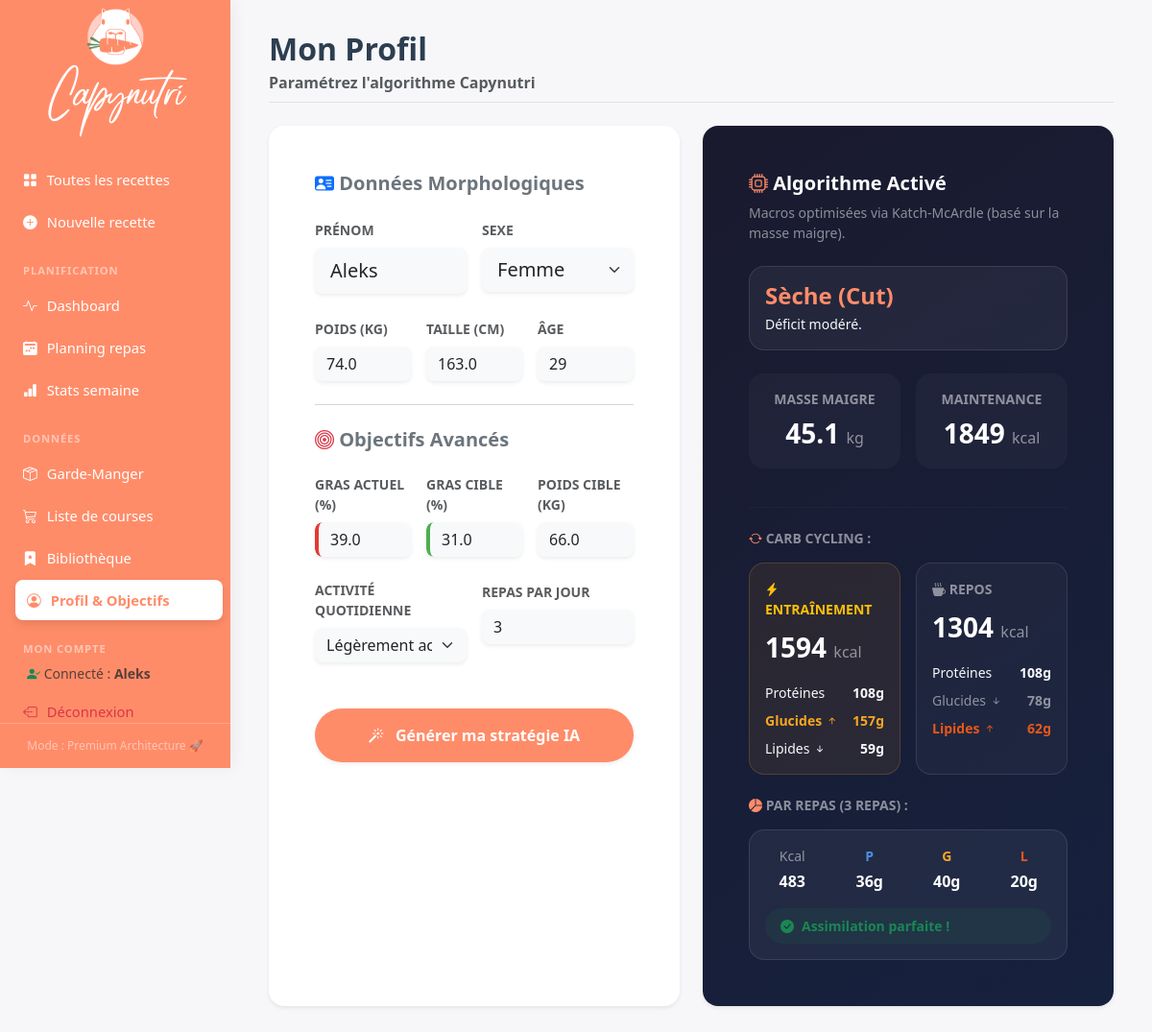
Screenshot of /profile (signed in) with the database file from the repository.
### tables this page shows
CREATE TABLE users (
                id INTEGER PRIMARY KEY AUTOINCREMENT,
                username TEXT UNIQUE NOT NULL,
                password_hash TEXT NOT NULL,
                created_at TIMESTAMP DEFAULT CURRENT_TIMESTAMP
            );

CREATE TABLE user_profile (
                id             INTEGER PRIMARY KEY AUTOINCREMENT,
                user_id        INTEGER UNIQUE REFERENCES users(id),
                name           TEXT,
                weight_kg      REAL, height_cm REAL, age INTEGER,
                sex            TEXT,
                activity_level TEXT DEFAULT 'moderate',
                goal           TEXT DEFAULT 'maintain',
                meals_per_day  INTEGER DEFAULT 3,
                current_bf_pct REAL,
                goal_weight_kg REAL,
                goal_bf_pct    REAL,
                updated_at     TIMESTAMP DEFAULT CURRENT_TIMESTAMP
            );

### routes/tracking.py (the view, shortened to what this page needs)
@tracking_bp.route("/profile", methods=["GET","POST"])
@login_required
def profile():
    p = crud.get_profile(current_user.id)
    smart = calculate_smart_strategy(p)
    eff = get_effective_goals(p)
    return render_template("profile.html",
                           profile=p,
                           smart=smart,
                           eff=eff,
                           activity_labels=ACTIVITY_LABELS,
                           goal_labels=GOAL_LABELS)

### templates/profile.html (shortened to what this page needs)
{% extends "base.html" %}
{% block content %}
<div class="d-flex align-items-center justify-content-between mb-4 pb-2 border-bottom">
  <div>
    <h2 class="mb-1 fw-bold" style="color: #2c3e50;">Mon Profil</h2>
    <span class="text-muted fw-bold">Paramétrez l'algorithme Capynutri</span>
  </div>
</div>
<div class="row g-4 mb-5">
  <div class="col-lg-6">
    <div class="card border-0 shadow-sm rounded-4 bg-white h-100">
      <div class="card-body p-4 p-md-5">
        <h5 class="fw-bold text-secondary mb-4"><i class="bi bi-person-vcard-fill text-primary"></i> Données Morphologiques</h5>
        <form method="post">
          <div class="row g-3 mb-4">
            <div class="col-sm-6">
              <label class="form-label small fw-bold text-muted text-uppercase">Prénom</label>
              <input class="form-control form-control-lg bg-light border-0 shadow-sm" name="name" value="{{ profile.name }}">
            </div>
            <div class="col-sm-6">
              <label class="form-label small fw-bold text-muted text-uppercase">Sexe</label>
              <select class="form-select form-select-lg bg-light border-0 shadow-sm" name="sex">
                <option value="F" {% if profile.sex == 'F' %}selected{% endif %}>Femme</option>
              </select>
            </div>
          </div>
          <div class="row g-3 mb-4">
            <div class="col-sm-4">
              <label class="form-label small fw-bold text-muted text-uppercase">Poids (kg)</label>
              <input type="number" step="0.1" class="form-control bg-light border-0 shadow-sm" name="weight_kg" value="{{ profile.weight_kg or '' }}">
            </div>
            <div class="col-sm-4">
              <label class="form-label small fw-bold text-muted text-uppercase">Taille (cm)</label>
              <input type="number" step="1" class="form-control bg-light border-0 shadow-sm" name="height_cm" value="{{ profile.height_cm or '' }}">
            </div>
            <div class="col-sm-4">
              <label class="form-label small fw-bold text-muted text-uppercase">Âge</label>
              <input type="number" class="form-control bg-light border-0 shadow-sm" name="age" value="{{ profile.age or '' }}">
            </div>
          </div>
          <hr class="text-muted my-4">
          <h5 class="fw-bold text-secondary mb-4"><i class="bi bi-bullseye text-danger"></i> Objectifs Avancés</h5>
          <div class="row g-3 mb-4">
            <div class="col-sm-4">
              <label class="form-label small fw-bold text-muted text-uppercase">Gras Actuel (%)</label>
              <div class="input-group shadow-sm rounded-3 overflow-hidden">
                <input type="number" step="0.1" class="form-control border-0 bg-light" style="border-left: 4px solid #e53935 !important;" name="current_bf_pct" value="{{ profile.current_bf_pct or '' }}" placeholder="ex: 18">
              </div>
            </div>
            <div class="col-sm-4">
              <label class="form-label small fw-bold text-muted text-uppercase">Gras Cible (%)</label>
              <div class="input-group shadow-sm rounded-3 overflow-hidden">
                <input type="number" step="0.1" class="form-control border-0 bg-light" style="border-left: 4px solid #4caf50 !important;" name="goal_bf_pct" value="{{ profile.goal_bf_pct or '' }}" placeholder="ex: 12">
              </div>
            </div>
            <div class="col-sm-4">
              <label class="form-label small fw-bold text-muted text-uppercase">Poids Cible (kg)</label>
              <input type="number" step="0.1" class="form-control bg-light border-0 shadow-sm" name="goal_weight_kg" value="{{ profile.goal_weight_kg or '' }}">
            </div>
          </div>
          <div class="row g-3 mb-5">
            <div class="col-sm-6">
              <label class="form-label small fw-bold text-muted text-uppercase">Activité Quotidienne</label>
              <select class="form-select bg-light border-0 shadow-sm" name="activity_level">
                {% for k, v in activity_labels.items() %}
                <option value="{{ k }}" {% if profile.activity_level == k %}selected{% endif %}>{{ v }}</option>
                {% endfor %}
              </select>
            </div>
            <div class="col-sm-6">
              <label class="form-label small fw-bold text-muted text-uppercase">Repas par jour</label>
              <input type="number" class="form-control bg-light border-0 shadow-sm" name="meals_per_day" value="{{ profile.meals_per_day or 3 }}">
            </div>
          </div>
          <button type="submit" class="btn btn-dark w-100 fw-bold py-3 rounded-pill shadow-sm" style="background-color: var(--accent); border: none;">
            <i class="bi bi-magic me-2"></i> Générer ma stratégie IA
          </button>
        </form>
      </div>
    </div>
  </div>
  <div class="col-lg-6">
    {% if smart %}
    <div class="card border-0 shadow-sm rounded-4 h-100 text-white overflow-hidden" style="background: linear-gradient(145deg, #1a1a2e 0%, #16213e 100%);">
      <div class="card-body p-4 p-md-5 d-flex flex-column">
        <div class="mb-4">
          <h5 class="fw-bold text-white mb-2"><i class="bi bi-cpu text-accent"></i> Algorithme Activé</h5>
          <p class="small text-white-50 mb-0">Macros optimisées via Katch-McArdle (basé sur la masse maigre).</p>
        </div>
        <div class="p-3 rounded-4 mb-4" style="background: rgba(255,255,255,0.05); border: 1px solid rgba(255,255,255,0.1);">
          <h4 class="fw-bold text-accent mb-1">{{ smart.strategy }}</h4>
          <p class="mb-0 text-light small">{{ smart.description }}</p>
        </div>
        <div class="row text-center g-3 mb-4">
          <div class="col-6">
            <div class="p-3 rounded-4 h-100" style="background: rgba(255,255,255,0.03);">
              <div class="small text-white-50 text-uppercase mb-1 fw-bold">Masse Maigre</div>
              <div class="fs-3 fw-bold">{{ smart.lbm }} <span class="fs-6 fw-normal text-white-50">kg</span></div>
            </div>
          </div>
          <div class="col-6">
            <div class="p-3 rounded-4 h-100" style="background: rgba(255,255,255,0.03);">
              <div class="small text-white-50 text-uppercase mb-1 fw-bold">Maintenance</div>
              <div class="fs-3 fw-bold">{{ smart.tdee }} <span class="fs-6 fw-normal text-white-50">kcal</span></div>
            </div>
          </div>
        </div>
        <hr class="my-3" style="border-color: rgba(255,255,255,0.1);">
        <h6 class="text-uppercase text-white-50 small fw-bold mb-3 mt-2"><i class="bi bi-arrow-repeat text-accent"></i> Carb Cycling :</h6>
        <div class="row g-3 mb-4">
          <div class="col-sm-6">
            <div class="p-3 rounded-4 h-100" style="background: rgba(245, 166, 35, 0.08); border: 1px solid rgba(245, 166, 35, 0.2);">
              <div class="text-warning small text-uppercase fw-bold mb-2">
                <i class="bi bi-lightning-charge-fill"></i> Entraînement
              </div>
              <div class="fs-3 fw-bold text-white mb-3">{{ smart.training.kcal }} <span class="fs-6 text-white-50 fw-normal">kcal</span></div>
              <div class="d-flex justify-content-between small text-light mb-2">
                <span>Protéines</span> <span class="fw-bold">{{ smart.training.protein_g }}g</span>
              </div>
              <div class="d-flex justify-content-between small fw-bold mb-2" style="color: #f5a623;">
                <span>Glucides <i class="bi bi-arrow-up-short"></i></span> <span>{{ smart.training.carbs_g }}g</span>
              </div>
              <div class="d-flex justify-content-between small text-light">
                <span>Lipides <i class="bi bi-arrow-down-short"></i></span> <span class="fw-bold">{{ smart.training.fat_g }}g</span>
              </div>
            </div>
          </div>
          <div class="col-sm-6">
            <div class="p-3 rounded-4 h-100" style="background: rgba(255, 255, 255, 0.03); border: 1px solid rgba(255, 255, 255, 0.1);">
              <div class="text-white-50 small text-uppercase fw-bold mb-2">
                <i class="bi bi-cup-hot-fill"></i> Repos
              </div>
              <div class="fs-3 fw-bold text-white mb-3">{{ smart.rest.kcal }} <span class="fs-6 text-white-50 fw-normal">kcal</span></div>
              <div class="d-flex justify-content-between small text-light mb-2">
                <span>Protéines</span> <span class="fw-bold">{{ smart.rest.protein_g }}g</span>
              </div>
              <div class="d-flex justify-content-between small text-white-50 mb-2">
                <span>Glucides <i class="bi bi-arrow-down-short"></i></span> <span class="fw-bold">{{ smart.rest.carbs_g }}g</span>
              </div>
              <div class="d-flex justify-content-between small fw-bold" style="color: #e8571a;">
                <span>Lipides <i class="bi bi-arrow-up-short"></i></span> <span>{{ smart.rest.fat_g }}g</span>
              </div>
            </div>
          </div>
        </div>
        <h6 class="text-uppercase text-white-50 small fw-bold mb-3 mt-auto"><i class="bi bi-pie-chart-fill text-accent"></i> Par repas ({{ smart.meal_split.count }} repas) :</h6>
        <div class="p-3 rounded-4" style="background: rgba(255,255,255,0.05); border: 1px solid rgba(255,255,255,0.1);">
          <div class="row text-center mb-3">
            <div class="col-3">
              <div class="small text-white-50 mb-1">Kcal</div>
              <div class="fw-bold text-white">{{ smart.meal_split.kcal }}</div>
            </div>
            <div class="col-3">
              <div class="small fw-bold mb-1" style="color: #4a90e2;">P</div>
              <div class="fw-bold text-white">{{ smart.meal_split.protein_g }}g</div>
            </div>
            <div class="col-3">
              <div class="small fw-bold mb-1" style="color: #f5a623;">G</div>
              <div class="fw-bold text-white">{{ smart.meal_split.carbs_g }}g</div>
            </div>
            <div class="col-3">
              <div class="small fw-bold mb-1" style="color: #e8571a;">L</div>
              <div class="fw-bold text-white">{{ smart.meal_split.fat_g }}g</div>
            </div>
          </div>
          <div class="d-flex align-items-center gap-2 small px-3 py-2 rounded-pill {{ 'text-warning bg-warning bg-opacity-10' if smart.meal_split.status == 'warning' else 'text-success bg-success bg-opacity-10' }}">
            <i class="bi {{ 'bi-exclamation-triangle-fill' if smart.meal_split.status == 'warning' else 'bi-check-circle-fill' }}"></i>
            <span class="fw-bold">{{ smart.meal_split.advice }}</span>
          </div>
        </div>
      </div>
    </div>
    {% endif %}
  </div>
</div>
{% endblock %}

### templates/base.html (shortened to what this page needs)
<!DOCTYPE html>
<html lang="fr">
<head>
  <link href="https://cdn.jsdelivr.net/npm/bootstrap@5.3.3/dist/css/bootstrap.min.css" rel="stylesheet">
  <link href="https://cdn.jsdelivr.net/npm/bootstrap-icons@1.11.3/font/bootstrap-icons.css" rel="stylesheet">
  <link rel="stylesheet" href="{{ url_for('static', filename='css/dashboard.css') }}">
</head>
<body>
{% macro nav_link(endpoint, icon, text) %}
  <a href="{{ url_for(endpoint) }}" class="{{ 'active' if request.endpoint == endpoint else '' }}">
    <i class="bi {{ icon }}"></i> {{ text }}
  </a>
{% endmacro %}
<aside id="sidebar">
  <div class="brand d-flex flex-column align-items-center mb-4 mt-2">
    <img src="{{ url_for('static', filename='logo.png') }}" alt="Logo Capynutri" style="height: 60px; border-radius: 12px; margin-bottom: 10px;">
    <div style="font-family: 'Radicalis', cursive; color: #ffffff; font-size: 2.2rem; margin-top: -5px;">
      Capynutri
    </div>
  </div>
  <nav>
    <a href="{{ url_for('recipes.index') }}" class="{{ 'active' if request.endpoint == 'recipes.index' and not request.args.get('category') else '' }}">
      <i class="bi bi-grid-fill"></i> Toutes les recettes
    </a>
    {{ nav_link('recipes.new_recipe', 'bi-plus-circle-fill', 'Nouvelle recette') }}
    <div class="nav-section">Planification</div>
    {{ nav_link('tracking.dashboard', 'bi-activity', 'Dashboard') }}
    {{ nav_link('planning.week_view', 'bi-calendar2-week-fill', 'Planning repas') }}
    {{ nav_link('tracking.week_stats', 'bi-bar-chart-fill', 'Stats semaine') }}
    <div class="nav-section">Données</div>
    {{ nav_link('planning.pantry', 'bi-box-seam', 'Garde-Manger') }}
    {{ nav_link('planning.shopping_list', 'bi-cart3', 'Liste de courses') }}
    <a href="{{ url_for('library.library') }}" class="{{ 'active' if request.endpoint in ['library.library', 'library.library_edit'] else '' }}">
      <i class="bi bi-bookmark-star-fill"></i> Bibliothèque
    </a>
    {{ nav_link('tracking.profile', 'bi-person-circle', 'Profil & Objectifs') }}
    <div class="nav-section">Mon Compte</div>
    {% if current_user.is_authenticated %}
      <div class="px-3 mb-2 small text-muted">
        <i class="bi bi-person-check-fill text-success"></i> Connecté : <strong>{{ current_user.username }}</strong>
      </div>
      <a href="{{ url_for('auth.logout') }}" class="text-danger">
        <i class="bi bi-box-arrow-left"></i> Déconnexion
      </a>
    {% else %}
      {{ nav_link('auth.login', 'bi-box-arrow-in-right', 'Se connecter') }}
    {% endif %}
  </nav>
  <div class="sidebar-footer">Mode : Premium Architecture 🚀</div>
</aside>
<main id="main">
  {% block content %}{% endblock %}
</main>
</body>
</html>

### rows the page displays
users: username "Aleks"
user_profile: name "Aleks", sex "Femme", weight_kg "74.0", height_cm "163.0", age "29", current_bf_pct "39.0", goal_bf_pct "31.0", goal_weight_kg "66.0", activity_level "Légèrement actif (1–3 j/semaine)", meals_per_day "3"

### other values shown
{{ text }} "Nouvelle recette Dashboard Planning repas Stats semaine Garde-Manger Liste de courses Profil & Objectifs"
{{ smart.strategy }} "Sèche (Cut)"
{{ smart.description }} "Déficit modéré."
{{ smart.lbm }} "45.1"
{{ smart.tdee }} "1849"
{{ smart.training.kcal }} "1594"
{{ smart.training.protein_g }} "108"
{{ smart.training.carbs_g }} "157"
{{ smart.training.fat_g }} "59"
{{ smart.rest.kcal }} "1304"
{{ smart.rest.protein_g }} "108"
{{ smart.rest.carbs_g }} "78"
{{ smart.rest.fat_g }} "62"
{{ smart.meal_split.count }} "3"
{{ smart.meal_split.kcal }} "483"
